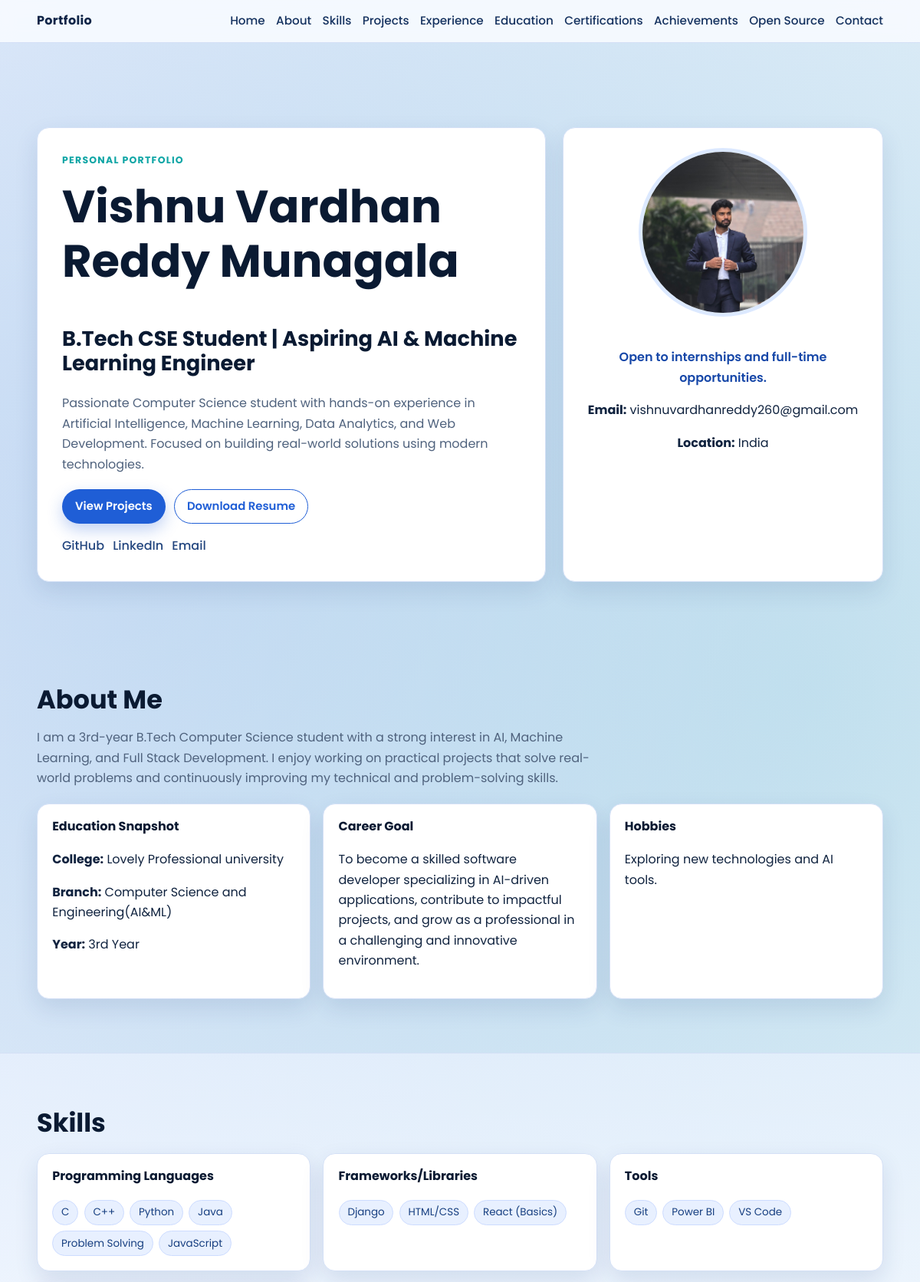
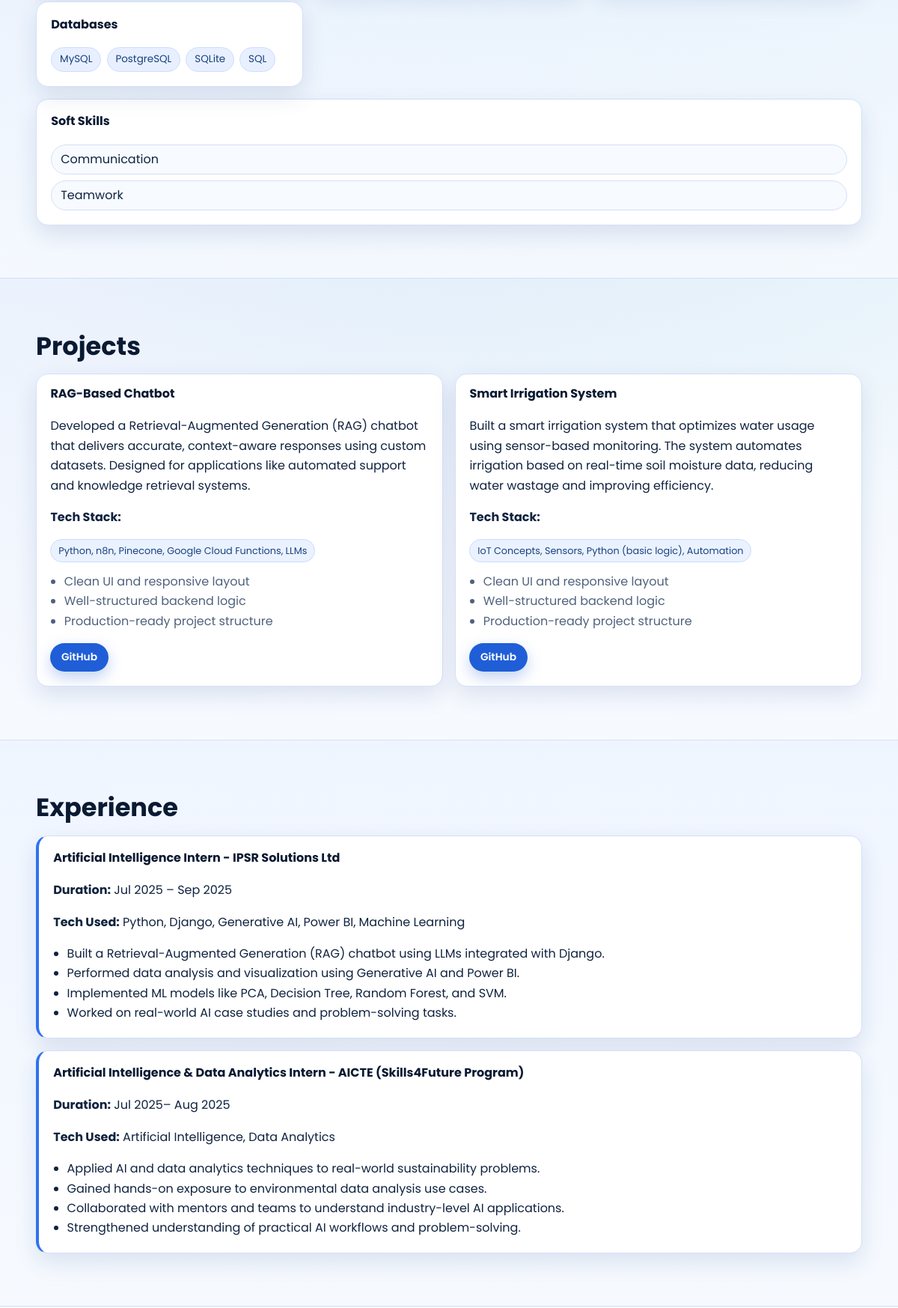
The page / (upper part) on the database its author committed (2 pictures, top to bottom).
### portfolio/models.py (models this page shows, shortened)
class Profile(models.Model):
	full_name = models.CharField(max_length=120)
	headline = models.CharField(max_length=200)
	short_intro = models.TextField()
	about_me = models.TextField()
	college_name = models.CharField(max_length=180, blank=True)
	branch = models.CharField(max_length=120, blank=True)
	current_year = models.CharField(max_length=60, blank=True)
	career_goal = models.TextField(blank=True)
	hobbies = models.TextField(blank=True)
	profile_image = models.FileField(upload_to="profile/", blank=True)
	email = models.EmailField()
	phone = models.CharField(max_length=20, blank=True)
	location = models.CharField(max_length=120, blank=True)
	linkedin_url = models.URLField(blank=True)
	github_url = models.URLField(blank=True)
	resume_url = models.URLField(blank=True)
	updated_at = models.DateTimeField(auto_now=True)
	class Meta:
		verbose_name_plural = "Profile"

class Skill(models.Model):
	SKILL_CATEGORIES = (
		("programming_languages", "Programming Languages"),
		("frameworks_libraries", "Frameworks/Libraries"),
		("tools", "Tools"),
		("databases", "Databases"),
		("soft", "Soft Skills"),
	)
	SKILL_TYPES = (
		("technical", "Technical"),
		("soft", "Soft"),
	)
	name = models.CharField(max_length=80)
	category = models.CharField(max_length=40, choices=SKILL_CATEGORIES, default="programming_languages")
	skill_type = models.CharField(max_length=20, choices=SKILL_TYPES, default="technical")
	proficiency = models.PositiveSmallIntegerField(default=80)
	display_order = models.PositiveIntegerField(default=0)
	class Meta:
		ordering = ["display_order", "name"]

class Project(models.Model):
	title = models.CharField(max_length=140)
	description = models.TextField()
	technologies = models.CharField(max_length=240)
	project_image = models.FileField(upload_to="projects/", blank=True)
	image_url = models.URLField(blank=True)
	github_url = models.URLField(blank=True)
	live_url = models.URLField(blank=True)
	is_featured = models.BooleanField(default=True)
	completed_on = models.DateField(blank=True, null=True)
	display_order = models.PositiveIntegerField(default=0)
	class Meta:
		ordering = ["display_order", "-completed_on", "title"]

class Experience(models.Model):
	role = models.CharField(max_length=160)
	organization = models.CharField(max_length=160, blank=True)
	duration = models.CharField(max_length=120)
	tech_used = models.CharField(max_length=240, blank=True)
	key_points = models.TextField(help_text="One point per line")
	display_order = models.PositiveIntegerField(default=0)
	class Meta:
		ordering = ["display_order", "role"]

### portfolio/views.py (the view)
# urls.py: path("", home, name="home"),
def home(request):
	if request.method == "POST":
		form = ContactMessageForm(request.POST)
		if form.is_valid():
			contact_message = form.save()
			receiver_email = settings.CONTACT_RECEIVER_EMAIL
			if receiver_email:
				email_subject = f"Portfolio Contact: {contact_message.subject}"
				email_body = (
					f"You received a new contact message from your portfolio form.\n\n"
					f"Name: {contact_message.full_name}\n"
					f"Email: {contact_message.email}\n"
					f"Subject: {contact_message.subject}\n\n"
					f"Message:\n{contact_message.message}"
				)
				EMAIL_HOST_USER = settings.EMAIL_HOST_USER
				to_email = receiver_email
				sent_count = send_mail(
					email_subject,
					email_body,
					EMAIL_HOST_USER,
					[to_email],
					fail_silently=True,
				)
				if sent_count == 1:
					messages.success(request, "Your message was sent successfully.")
				else:
					messages.warning(
						request,
						"Message saved, but email notification was not delivered.",
					)
			else:
				messages.warning(
					request,
					"Message saved, but email receiving address is not configured.",
				)
			return redirect("portfolio:home")
	else:
		form = ContactMessageForm()
	profile = Profile.objects.first()
	programming_languages = Skill.objects.filter(category="programming_languages")
	frameworks_libraries = Skill.objects.filter(category="frameworks_libraries")
	tools = Skill.objects.filter(category="tools")
	databases = Skill.objects.filter(category="databases")
	soft_skills = Skill.objects.filter(category="soft")
	projects = Project.objects.all()
	certificates = list(Certificate.objects.all())
	experiences = Experience.objects.all()
	educations = Education.objects.all()
	achievements = Achievement.objects.all()
	open_source_contributions = OpenSourceContribution.objects.all()
	for certificate in certificates:
		certificate.view_url = ""
		if certificate.certificate_file:
			file_name = certificate.certificate_file.name
			absolute_media_file = Path(settings.MEDIA_ROOT) / file_name
			if absolute_media_file.exists():
				certificate.view_url = certificate.certificate_file.url
			else:
				fallback_name = Path(file_name).name
				fallback_static_path = Path(settings.BASE_DIR) / "static" / "files" / fallback_name
				if fallback_static_path.exists():
					certificate.view_url = f"{settings.STATIC_URL}files/{fallback_name}"
		if not certificate.view_url and certificate.credential_url:
			certificate.view_url = certificate.credential_url
	context = {
		"profile": profile,
		"programming_languages": programming_languages,
		"frameworks_libraries": frameworks_libraries,
		"tools": tools,
		"databases": databases,
		"soft_skills": soft_skills,
		"projects": projects,
		"certificates": certificates,
		"experiences": experiences,
		"educations": educations,
		"achievements": achievements,
		"open_source_contributions": open_source_contributions,
		"form": form,
	}
	return render(request, "portfolio/home.html", context)

### templates/portfolio/home.html (shortened to what this page needs)
{% extends 'base.html' %}
{% load static %}
{% block content %}
<section class="hero" id="home">
    <div class="container hero-grid">
        <div class="hero-content fade-in-up">
            <p class="eyebrow">Personal Portfolio</p>
            <h1>{{ profile.full_name|default:'Your Full Name' }}</h1>
            <h2>{{ profile.headline|default:'BTech CSE Student | Web Developer' }}</h2>
            <p class="hero-bio">{{ profile.short_intro|default:'I design and build clean, reliable web applications with a strong focus on user experience and maintainable code.' }}</p>
            <div class="hero-cta">
                <a href="#projects" class="btn btn-primary">View Projects</a>
                {% if profile and profile.resume_url %}
                <a href="{{ profile.resume_url }}" target="_blank" rel="noopener" class="btn btn-outline">Download Resume</a>
                {% else %}
                <a href="{% static 'files/resume.pdf' %}" target="_blank" rel="noopener" class="btn btn-outline">Download Resume</a>
                {% endif %}
            </div>
            <div class="hero-socials" aria-label="Social Links">
                {% if profile.github_url %}<a href="{{ profile.github_url }}" target="_blank" rel="noopener">GitHub</a>{% else %}<a href="#" target="_blank" rel="noopener">GitHub</a>{% endif %}
                {% if profile.linkedin_url %}<a href="{{ profile.linkedin_url }}" target="_blank" rel="noopener">LinkedIn</a>{% else %}<a href="#" target="_blank" rel="noopener">LinkedIn</a>{% endif %}
                <a href="mailto:{{ profile.email|default:'yourmail@example.com' }}">Email</a>
            </div>
        </div>
        <div class="hero-card fade-in-up delay-1">
            <img class="profile-image" src="{% static 'images/IMG_20251224_172551.jpg.jpeg' %}" alt="{{ profile.full_name|default:'Profile' }} photo">
            <p class="availability">Open to internships and full-time opportunities.</p>
            <p><strong>Email:</strong> {{ profile.email|default:'you@example.com' }}</p>
            <p><strong>Location:</strong> {{ profile.location|default:'Add your location' }}</p>
        </div>
    </div>
</section>
<section id="about" class="section">
    <div class="container fade-in-up">
        <h3>About Me</h3>
        <p class="section-text">{{ profile.about_me|default:'I am a 3rd year BTech Computer Science student who enjoys building practical, user-focused software products. I am currently strengthening my full-stack development skills through project-based learning and open-source collaboration. My goal is to begin my career as a software engineer and contribute to impactful products while continuously growing as a developer.' }}</p>
        <div class="about-meta">
            <article class="meta-card">
                <h4>Education Snapshot</h4>
                <p><strong>College:</strong> {{ profile.college_name|default:'Your College Name' }}</p>
                <p><strong>Branch:</strong> {{ profile.branch|default:'Computer Science and Engineering (CSE)' }}</p>
                <p><strong>Year:</strong> {{ profile.current_year|default:'3rd Year' }}</p>
            </article>
            <article class="meta-card">
                <h4>Career Goal</h4>
                <p>{{ profile.career_goal|default:'To become a software engineer focused on scalable web products, clean architecture, and meaningful user experiences.' }}</p>
            </article>
            <article class="meta-card">
                <h4>Hobbies</h4>
                <p>{{ profile.hobbies|default:'Coding challenges, tech blogging, cricket, and exploring Linux tooling.' }}</p>
            </article>
        </div>
    </div>
</section>
<section id="skills" class="section section-alt">
    <div class="container fade-in-up">
        <h3>Skills</h3>
        <div class="skills-category-grid">
            <article class="skill-card">
                <h4>Programming Languages</h4>
                <ul class="tag-list">
                    {% for skill in programming_languages %}
                    <li>{{ skill.name }}</li>
                    {% empty %}
                    <li>Add skills from admin</li>
                    {% endfor %}
                </ul>
            </article>
            <article class="skill-card">
                <h4>Frameworks/Libraries</h4>
                <ul class="tag-list">
                    {% for skill in frameworks_libraries %}
                    <li>{{ skill.name }}</li>
                    {% empty %}
                    <li>Add skills from admin</li>
                    {% endfor %}
                </ul>
            </article>
            <article class="skill-card">
                <h4>Tools</h4>
                <ul class="tag-list">
                    {% for skill in tools %}
                    <li>{{ skill.name }}</li>
                    {% empty %}
                    <li>Add skills from admin</li>
                    {% endfor %}
                </ul>
            </article>
            <article class="skill-card">
                <h4>Databases</h4>
                <ul class="tag-list">
                    {% for skill in databases %}
                    <li>{{ skill.name }}</li>
                    {% empty %}
                    <li>Add skills from admin</li>
                    {% endfor %}
                </ul>
            </article>
        </div>
        {% if soft_skills %}
        <div class="extra-skills panel">
            <h4>Soft Skills</h4>
            <ul class="chip-list">
                {% for skill in soft_skills %}
                <li>{{ skill.name }}</li>
                {% endfor %}
            </ul>
        </div>
        {% endif %}
    </div>
</section>
<section id="projects" class="section">
    <div class="container fade-in-up">
        <h3>Projects</h3>
        <div class="projects-grid">
            {% for project in projects %}
            <article class="project-card">
                <div class="project-content">
                    <h4>{{ project.title }}</h4>
                    <p>{{ project.description }}</p>
                    <p><strong>Tech Stack:</strong></p>
                    <div class="project-tags">
                        <span class="tag-pill">{{ project.technologies }}</span>
                    </div>
                    <ul class="feature-list">
                        <li>Clean UI and responsive layout</li>
                        <li>Well-structured backend logic</li>
                        <li>Production-ready project structure</li>
                    </ul>
                    <div class="project-links">
                        {% if project.github_url %}<a href="{{ project.github_url }}" target="_blank" rel="noopener" class="btn btn-sm btn-primary">GitHub</a>{% endif %}
                    </div>
                </div>
            </article>
            {% empty %}
            <article class="panel">
                <p>No projects added yet. Add projects from admin to display them here.</p>
            </article>
            {% endfor %}
        </div>
    </div>
</section>
<section id="experience" class="section section-alt">
    <div class="container fade-in-up">
        <h3>Experience</h3>
        <div class="timeline-list">
            {% for experience in experiences %}
            <article class="timeline-item">
                <h4>{{ experience.role }}{% if experience.organization %} - {{ experience.organization }}{% endif %}</h4>
                <p><strong>Duration:</strong> {{ experience.duration }}</p>
                <p><strong>Tech Used:</strong> {{ experience.tech_used|default:'Add tech stack in admin' }}</p>
                <ul>
                    {% for point in experience.key_points.splitlines %}
                    {% if point %}
                    <li>{{ point }}</li>
                    {% endif %}
                    {% endfor %}
                </ul>
            </article>
            {% endfor %}
        </div>
    </div>
</section>
{% endblock content %}

### templates/base.html (shortened to what this page needs)
{% load static %}
<!DOCTYPE html>
<html lang="en">
<head>
    <link rel="stylesheet" href="{% static 'css/style.css' %}">
</head>
<body>
    <header class="site-header">
        <div class="container nav-wrap">
            <a href="#home" class="brand">Portfolio</a>
            <nav class="main-nav" aria-label="Main Navigation">
                <a href="#home">Home</a>
                <a href="#about">About</a>
                <a href="#skills">Skills</a>
                <a href="#projects">Projects</a>
                <a href="#experience">Experience</a>
                <a href="#education">Education</a>
                <a href="#certifications">Certifications</a>
                <a href="#achievements">Achievements</a>
                <a href="#open-source">Open Source</a>
                <a href="#contact">Contact</a>
            </nav>
        </div>
    </header>
    <main class="site-main">
        {% block content %}{% endblock content %}
    </main>
</body>
</html>

### rows shown on the page
Profile: full_name "Vishnu Vardhan Reddy Munagala", headline|Web "B.Tech CSE Student | Aspiring AI & Machine Learning Engineer", short_intro "Passionate Computer Science student with hands-on experience in Artificial Intelligence, Machine Learning, Data Analytics, and Web Development. Focused on building real-world solutions using modern technologies.", email "vishnuvardhanreddy260@gmail.com", location "India", about_me "I am a 3rd-year B.Tech Computer Science student with a strong interest in AI, Machine Learning, and Full Stack Development. I enjoy working on practical projects that solve real-world problems and continuously improving my technical and problem-solving skills.", college_name "Lovely Professional university", branch "Computer Science and Engineering(AI&ML)", current_year "3rd Year", career_goal "To become a skilled software developer specializing in AI-driven applications, contribute to impactful projects, and grow as a professional in a challenging and innovative environment.", hobbies "Exploring new technologies and AI tools."
Skill: name "C"
Skill: name "C++"
Skill: name "Python"
Skill: name "Java"
Skill: name "Problem Solving"
Skill: name "JavaScript"
Skill: name "Django"
Skill: name "HTML/CSS"
Skill: name "React (Basics)"
Skill: name "Git"
Skill: name "Power BI"
Skill: name "VS Code"
Skill: name "MySQL"
Skill: name "PostgreSQL"
Skill: name "SQLite"
Skill: name "SQL"
Skill: name "Communication"
Skill: name "Teamwork"
Project: title "RAG-Based Chatbot", description "Developed a Retrieval-Augmented Generation (RAG) chatbot that delivers accurate, context-aware responses using custom datasets. Designed for applications like automated support and knowledge retrieval systems.", technologies "Python, n8n, Pinecone, Google Cloud Functions, LLMs"
Project: title "Smart Irrigation System", description "Built a smart irrigation system that optimizes water usage using sensor-based monitoring. The system automates irrigation based on real-time soil moisture data, reducing water wastage and improving efficiency.", technologies "IoT Concepts, Sensors, Python (basic logic), Automation"
Experience: role "Artificial Intelligence Intern", organization "IPSR Solutions Ltd", duration "Jul 2025 – Sep 2025", tech_used "Python, Django, Generative AI, Power BI, Machine Learning", splitlines "Built a Retrieval-Augmented Generation (RAG) chatbot using LLMs integrated with Django." "Performed data analysis and visualization using Generative AI and Power BI." "Implemented ML models like PCA, Decision Tree, Random Forest, and SVM." "Worked on real-world AI case studies and problem-solving tasks."
Experience: role "Artificial Intelligence & Data Analytics Intern", organization "AICTE (Skills4Future Program)", duration "Jul 2025– Aug 2025", tech_used "Artificial Intelligence, Data Analytics", splitlines "Applied AI and data analytics techniques to real-world sustainability problems." "Gained hands-on exposure to environmental data analysis use cases." "Collaborated with mentors and teams to understand industry-level AI applications." "Strengthened understanding of practical AI workflows and problem-solving."
